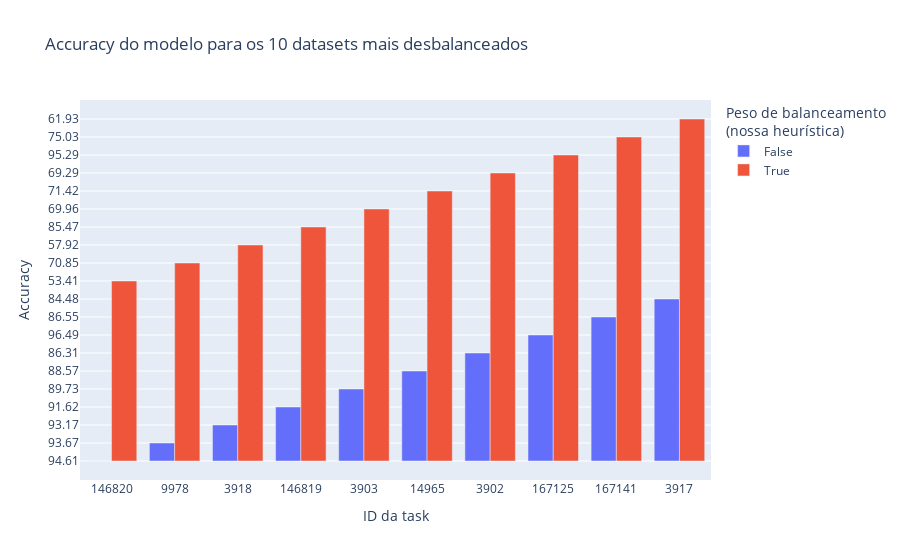

The cell this chart's notebook holds for it:
### Code cell
fig = px.bar(plot_df, x='id', y='Accuracy', color='Desimbalancer?', barmode='group',
        title='Accuracy do modelo para os 10 datasets mais desbalanceados',
        labels={
                'id': 'ID da task',
                'Accuracy': 'Accuracy',
                'Desimbalancer?': 'Peso de balanceamento<br>(nossa heurística)'
        },
    custom_data=['Accuracy', 'Imbalance', 'N Rows', 'N Cols']
)

fig.update_traces(
    hovertemplate="<br>".join([
        "Accuracy: %{customdata[0]:.4f}",
        "Imbalance: %{customdata[1]:.4f}",
        "N Rows: %{customdata[2]}",
        "N Cols: %{customdata[3]}",
    ])
)

### Figure 1 — Plotly figure (JSON) as saved in the notebook; plotly's stock layout.template omitted (floating-point values rounded to 4 significant figures)
{"data": [{"alignmentgroup": "True", "customdata": [["94.61", "94.61%", 4839, 6], ["93.67", "93.69%", 2534, 73], ["93.17", "93.06%", 1109, 22], ["91.62", "91.48%", 540, 19], ["89.73", "89.76%", 1563, 38], ["88.57", "88.30%", 45211, 17], ["86.31", "87.79%", 1458, 38], ["96.49", "86.00%", 3279, 1559], ["86.55", "85.86%", 5000, 21], ["84.48", "84.54%", 2109, 22]], "hovertemplate": "Accuracy: %{customdata[0]:.4f}<br>Imbalance: %{customdata[1]:.4f}", "legendgroup": "False", "marker": {"color": "#636efa", "pattern": {"shape": ""}}, "name": "False", "offsetgroup": "False", "orientation": "v", "showlegend": true, "textposition": "auto", "type": "bar", "x": ["146820", "9978", "3918", "146819", "3903", "14965", "3902", "167125", "167141", "3917"], "xaxis": "x", "y": ["94.61", "93.67", "93.17", "91.62", "89.73", "88.57", "86.31", "96.49", "86.55", "84.48"], "yaxis": "y"}, {"alignmentgroup": "True", "customdata": [["53.41", "94.61%", 4839, 6], ["70.85", "93.69%", 2534, 73], ["57.92", "93.06%", 1109, 22], ["85.47", "91.48%", 540, 19], ["69.96", "89.76%", 1563, 38], ["71.42", "88.30%", 45211, 17], ["69.29", "87.79%", 1458, 38], ["95.29", "86.00%", 3279, 1559], ["75.03", "85.86%", 5000, 21], ["61.93", "84.54%", 2109, 22]], "hovertemplate": "Accuracy: %{customdata[0]:.4f}<br>Imbalance: %{customdata[1]:.4f}", "legendgroup": "True", "marker": {"color": "#EF553B", "pattern": {"shape": ""}}, "name": "True", "offsetgroup": "True", "orientation": "v", "showlegend": true, "textposition": "auto", "type": "bar", "x": ["146820", "9978", "3918", "146819", "3903", "14965", "3902", "167125", "167141", "3917"], "xaxis": "x", "y": ["53.41", "70.85", "57.92", "85.47", "69.96", "71.42", "69.29", "95.29", "75.03", "61.93"], "yaxis": "y"}], "layout": {"barmode": "group", "legend": {"title": {"text": "Peso de balanceamento<br>(nossa heurística)"}, "tracegroupgap": 0}, "title": {"text": "Accuracy do modelo para os 10 datasets mais desbalanceados"}, "xaxis": {"anchor": "y", "domain": [0, 1], "title": {"text": "ID da task"}}, "yaxis": {"anchor": "x", "domain": [0, 1], "title": {"text": "Accuracy"}}}}
